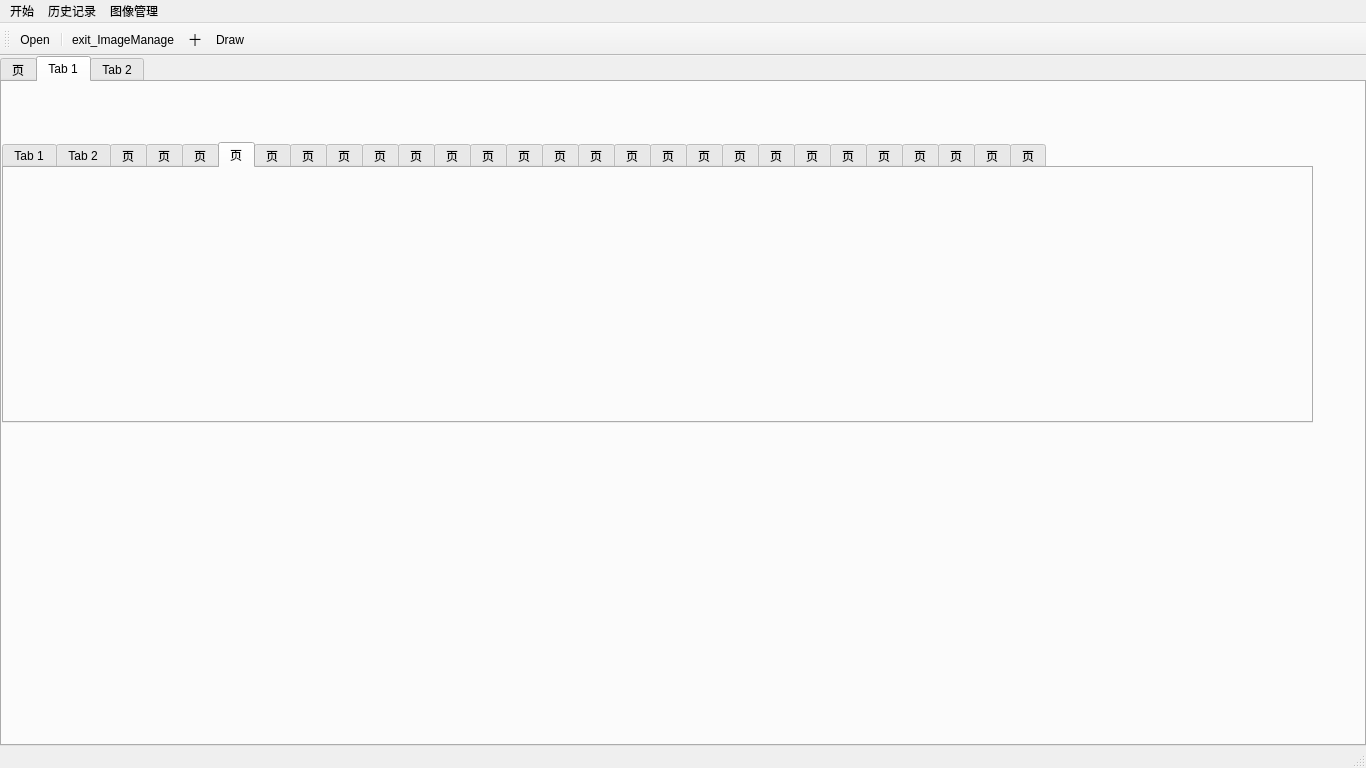
<?xml version="1.0" encoding="UTF-8"?>
<ui version="4.0">
 <class>MainWindow</class>
 <widget class="QMainWindow" name="MainWindow">
  <property name="geometry">
   <rect>
    <x>0</x>
    <y>0</y>
    <width>1366</width>
    <height>768</height>
   </rect>
  </property>
  <property name="windowTitle">
   <string>MainWindow</string>
  </property>
  <property name="styleSheet">
   <string notr="true">font: 10pt &quot;黑体&quot;;</string>
  </property>
  <widget class="QWidget" name="centralWidget">
   <layout class="QGridLayout" name="gridLayout">
    <property name="leftMargin">
     <number>0</number>
    </property>
    <property name="topMargin">
     <number>0</number>
    </property>
    <property name="rightMargin">
     <number>0</number>
    </property>
    <property name="bottomMargin">
     <number>0</number>
    </property>
    <item row="0" column="0">
     <widget class="QTabWidget" name="tabWidget_Main">
      <property name="styleSheet">
       <string notr="true"/>
      </property>
      <property name="currentIndex">
       <number>1</number>
      </property>
      <widget class="QWidget" name="tab_Logo">
       <attribute name="title">
        <string>页</string>
       </attribute>
       <layout class="QGridLayout" name="gridLayout_2"/>
      </widget>
      <widget class="QWidget" name="tab_Example">
       <attribute name="title">
        <string>Tab 1</string>
       </attribute>
       <widget class="QTabWidget" name="tabWidget_Example">
        <property name="geometry">
         <rect>
          <x>0</x>
          <y>60</y>
          <width>1311</width>
          <height>281</height>
         </rect>
        </property>
        <property name="currentIndex">
         <number>5</number>
        </property>
        <widget class="QWidget" name="tab_ambientSpheres">
         <attribute name="title">
          <string>Tab 1</string>
         </attribute>
        </widget>
        <widget class="QWidget" name="tab_Arrays">
         <attribute name="title">
          <string>Tab 2</string>
         </attribute>
        </widget>
        <widget class="QWidget" name="tab_Cone">
         <attribute name="title">
          <string>页</string>
         </attribute>
        </widget>
        <widget class="QWidget" name="tab_Cone2">
         <attribute name="title">
          <string>页</string>
         </attribute>
        </widget>
        <widget class="QWidget" name="tab_Cone3">
         <attribute name="title">
          <string>页</string>
         </attribute>
        </widget>
        <widget class="QWidget" name="tab_Cone4">
         <attribute name="title">
          <string>页</string>
         </attribute>
        </widget>
        <widget class="QWidget" name="tab_Cone5">
         <attribute name="title">
          <string>页</string>
         </attribute>
        </widget>
        <widget class="QWidget" name="tab_Cone6">
         <attribute name="title">
          <string>页</string>
         </attribute>
        </widget>
        <widget class="QWidget" name="tab_CreateTree">
         <attribute name="title">
          <string>页</string>
         </attribute>
        </widget>
        <widget class="QWidget" name="tab_Cube">
         <attribute name="title">
          <string>页</string>
         </attribute>
        </widget>
        <widget class="QWidget" name="tab_CustomLinkView">
         <attribute name="title">
          <string>页</string>
         </attribute>
        </widget>
        <widget class="QWidget" name="tab_Cylinder">
         <attribute name="title">
          <string>页</string>
         </attribute>
        </widget>
        <widget class="QWidget" name="tab_DiffuseSpheres">
         <attribute name="title">
          <string>页</string>
         </attribute>
        </widget>
        <widget class="QWidget" name="tab_EasyView">
         <attribute name="title">
          <string>页</string>
         </attribute>
        </widget>
        <widget class="QWidget" name="tab_FixedPointVolumeRayCastMapperCT">
         <attribute name="title">
          <string>页</string>
         </attribute>
        </widget>
        <widget class="QWidget" name="tab_GPURenderDemo">
         <attribute name="title">
          <string>页</string>
         </attribute>
        </widget>
        <widget class="QWidget" name="tab_GraphItem">
         <attribute name="title">
          <string>页</string>
         </attribute>
        </widget>
        <widget class="QWidget" name="tab_HelloWorld">
         <attribute name="title">
          <string>页</string>
         </attribute>
        </widget>
        <widget class="QWidget" name="tab_LabeledMesh">
         <attribute name="title">
          <string>页</string>
         </attribute>
        </widget>
        <widget class="QWidget" name="tab_MultiView">
         <attribute name="title">
          <string>页</string>
         </attribute>
        </widget>
        <widget class="QWidget" name="tab_PiecewiseItem">
         <attribute name="title">
          <string>页</string>
         </attribute>
        </widget>
        <widget class="QWidget" name="tab_QChartTable">
         <attribute name="title">
          <string>页</string>
         </attribute>
        </widget>
        <widget class="QWidget" name="tab_QScalarsToColors">
         <attribute name="title">
          <string>页</string>
         </attribute>
        </widget>
        <widget class="QWidget" name="tab_RGrid">
         <attribute name="title">
          <string>页</string>
         </attribute>
        </widget>
        <widget class="QWidget" name="tab_SGrid">
         <attribute name="title">
          <string>页</string>
         </attribute>
        </widget>
        <widget class="QWidget" name="tab_SpecularSpheres">
         <attribute name="title">
          <string>页</string>
         </attribute>
        </widget>
        <widget class="QWidget" name="tab_Theme">
         <attribute name="title">
          <string>页</string>
         </attribute>
        </widget>
        <widget class="QWidget" name="tab_PickPixel2">
         <attribute name="title">
          <string>页</string>
         </attribute>
        </widget>
       </widget>
      </widget>
      <widget class="QWidget" name="tab_ImageManage">
       <attribute name="title">
        <string>Tab 2</string>
       </attribute>
       <layout class="QGridLayout" name="gridLayout_3"/>
      </widget>
     </widget>
    </item>
   </layout>
  </widget>
  <widget class="QMenuBar" name="menuBar">
   <property name="geometry">
    <rect>
     <x>0</x>
     <y>0</y>
     <width>1366</width>
     <height>19</height>
    </rect>
   </property>
   <widget class="QMenu" name="menu_Example">
    <property name="title">
     <string>历史记录</string>
    </property>
    <addaction name="AmbientSpheres"/>
    <addaction name="actionArrays"/>
    <addaction name="actionCone"/>
    <addaction name="actionCone2"/>
    <addaction name="actionCone3"/>
    <addaction name="actionCone4"/>
    <addaction name="actionCone5"/>
    <addaction name="actionCone6"/>
    <addaction name="actionCreateTree"/>
    <addaction name="actionCube"/>
    <addaction name="actionCustomLinkView"/>
    <addaction name="actionCylinder"/>
    <addaction name="actionDiffuseSpheres"/>
    <addaction name="actionEasyView"/>
    <addaction name="actionFixedPointVolumeRayCastMapperCT"/>
    <addaction name="actionGPURenderDemo"/>
    <addaction name="actionGraphItem"/>
    <addaction name="actionHelloWorld"/>
    <addaction name="actionLabeledMesh"/>
    <addaction name="actionMultiView"/>
    <addaction name="actionPiecewiseItem"/>
    <addaction name="actionQChartTable"/>
    <addaction name="actionQScalarsToColors"/>
    <addaction name="actionRGrid"/>
    <addaction name="actionSGrid"/>
    <addaction name="actionSpecularSpheres"/>
    <addaction name="actionTheme"/>
    <addaction name="actionPickPixel2"/>
   </widget>
   <widget class="QMenu" name="menu_Start">
    <property name="title">
     <string>开始</string>
    </property>
    <addaction name="actionStart"/>
    <addaction name="separator"/>
    <addaction name="actionFullScreen"/>
    <addaction name="separator"/>
    <addaction name="actionExit"/>
   </widget>
   <widget class="QMenu" name="menu_ImageManage">
    <property name="title">
     <string>图像管理</string>
    </property>
    <addaction name="action2_2"/>
   </widget>
   <addaction name="menu_Start"/>
   <addaction name="menu_Example"/>
   <addaction name="menu_ImageManage"/>
  </widget>
  <widget class="QToolBar" name="ToolBarImage">
   <attribute name="toolBarArea">
    <enum>TopToolBarArea</enum>
   </attribute>
   <attribute name="toolBarBreak">
    <bool>false</bool>
   </attribute>
   <addaction name="actionOpen"/>
   <addaction name="separator"/>
   <addaction name="actionexit_ImageManage"/>
   <addaction name="actionSetResliceMode"/>
   <addaction name="action_Draw"/>
  </widget>
  <widget class="QStatusBar" name="statusBar"/>
  <action name="AmbientSpheres">
   <property name="text">
    <string>Uid 22051011</string>
   </property>
  </action>
  <action name="actionArrays">
   <property name="text">
    <string>Uid 22051012</string>
   </property>
  </action>
  <action name="actionCone">
   <property name="text">
    <string>Uid 22051013</string>
   </property>
  </action>
  <action name="actionCone2">
   <property name="text">
    <string>Uid 22051013</string>
   </property>
  </action>
  <action name="actionCone3">
   <property name="text">
    <string>Uid 22051013</string>
   </property>
  </action>
  <action name="actionCone4">
   <property name="text">
    <string>Uid 22051013</string>
   </property>
  </action>
  <action name="actionCone5">
   <property name="text">
    <string>Uid 22051013</string>
   </property>
  </action>
  <action name="actionCone6">
   <property name="text">
    <string>Uid 22051013</string>
   </property>
  </action>
  <action name="actionCreateTree">
   <property name="text">
    <string>Uid 22051013</string>
   </property>
  </action>
  <action name="actionCube">
   <property name="text">
    <string>Uid 22051013</string>
   </property>
  </action>
  <action name="actionCylinder">
   <property name="text">
    <string>Uid 22051013</string>
   </property>
  </action>
  <action name="actionDiffuseSpheres">
   <property name="text">
    <string>Uid 22051013</string>
   </property>
  </action>
  <action name="actionGraphItem">
   <property name="text">
    <string>Uid 22051044</string>
   </property>
  </action>
  <action name="actionHelloWorld">
   <property name="text">
    <string>Uid 22051044</string>
   </property>
  </action>
  <action name="actionLabeledMesh">
   <property name="text">
    <string>Uid 22051044</string>
   </property>
  </action>
  <action name="actionMultiView">
   <property name="text">
    <string>Uid 22051044</string>
   </property>
  </action>
  <action name="actionPiecewiseItem">
   <property name="text">
    <string>Uid 22051044</string>
   </property>
  </action>
  <action name="actionQChartTable">
   <property name="text">
    <string>Uid 22051044</string>
   </property>
  </action>
  <action name="actionQScalarsToColors">
   <property name="text">
    <string>Uid 22051044</string>
   </property>
  </action>
  <action name="actionRGrid">
   <property name="text">
    <string>Uid 22051044</string>
   </property>
  </action>
  <action name="actionSGrid">
   <property name="text">
    <string>Uid 22051044</string>
   </property>
  </action>
  <action name="actionSpecularSpheres">
   <property name="text">
    <string>Uid 22051044</string>
   </property>
  </action>
  <action name="actionTheme">
   <property name="text">
    <string>Uid 22051044</string>
   </property>
  </action>
  <action name="actionExit">
   <property name="icon">
    <iconset resource="images.qrc">
     <normaloff>:/MainWindow/Images/MainWindow/exit.ico</normaloff>:/MainWindow/Images/MainWindow/exit.ico</iconset>
   </property>
   <property name="text">
    <string>Exit</string>
   </property>
  </action>
  <action name="action2_2">
   <property name="icon">
    <iconset resource="images.qrc">
     <normaloff>:/ImageManage/Images/ImageManage/fourImage.ico</normaloff>:/ImageManage/Images/ImageManage/fourImage.ico</iconset>
   </property>
   <property name="text">
    <string>2×2 视图</string>
   </property>
  </action>
  <action name="actionOpen">
   <property name="icon">
    <iconset resource="images.qrc">
     <normaloff>:/ImageManage/Images/ImageManage/Open.ico</normaloff>:/ImageManage/Images/ImageManage/Open.ico</iconset>
   </property>
   <property name="text">
    <string>Open</string>
   </property>
   <property name="toolTip">
    <string>打开图像</string>
   </property>
   <property name="shortcut">
    <string>Ctrl+O</string>
   </property>
  </action>
  <action name="actionStart">
   <property name="icon">
    <iconset resource="images.qrc">
     <normaloff>:/MainWindow/Images/MainWindow/start.ico</normaloff>:/MainWindow/Images/MainWindow/start.ico</iconset>
   </property>
   <property name="text">
    <string>Start</string>
   </property>
  </action>
  <action name="actionFullScreen">
   <property name="icon">
    <iconset resource="images.qrc">
     <normaloff>:/MainWindow/Images/MainWindow/fullScreen.ico</normaloff>:/MainWindow/Images/MainWindow/fullScreen.ico</iconset>
   </property>
   <property name="text">
    <string>FullScreen</string>
   </property>
  </action>
  <action name="actionexit_ImageManage">
   <property name="icon">
    <iconset resource="images.qrc">
     <normaloff>:/ImageManage/Images/ImageManage/Exit.ico</normaloff>:/ImageManage/Images/ImageManage/Exit.ico</iconset>
   </property>
   <property name="text">
    <string>exit_ImageManage</string>
   </property>
   <property name="toolTip">
    <string>退出图像浏览</string>
   </property>
  </action>
  <action name="actionSetResliceMode">
   <property name="text">
    <string>十</string>
   </property>
   <property name="toolTip">
    <string>十字线开关</string>
   </property>
  </action>
  <action name="actionCustomLinkView">
   <property name="text">
    <string>Uid 22051084</string>
   </property>
  </action>
  <action name="actionEasyView">
   <property name="text">
    <string>Uid 22051084</string>
   </property>
  </action>
  <action name="actionFixedPointVolumeRayCastMapperCT">
   <property name="text">
    <string>Uid 22051023</string>
   </property>
  </action>
  <action name="actionGPURenderDemo">
   <property name="text">
    <string>Uid 22051022</string>
   </property>
  </action>
  <action name="action_Draw">
   <property name="text">
    <string>Draw</string>
   </property>
   <property name="toolTip">
    <string>绘制</string>
   </property>
  </action>
  <action name="actionPickPixel2">
   <property name="text">
    <string>Uid 22051044</string>
   </property>
  </action>
 </widget>
 <layoutdefault spacing="6" margin="11"/>
 <resources>
  <include location="images.qrc"/>
 </resources>
 <connections/>
</ui>
